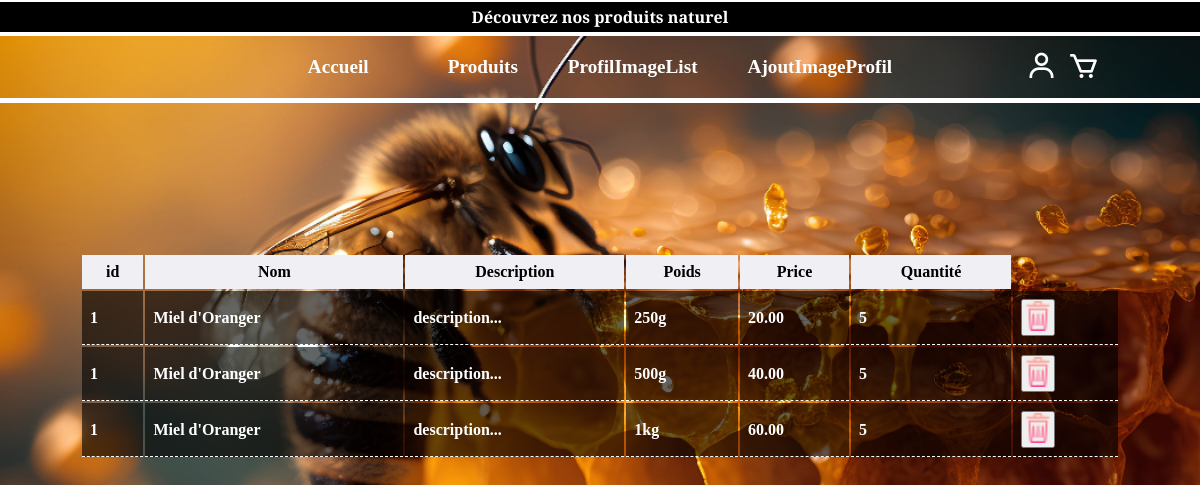
The app's page /ctrl/add-article/list.php with its own data.
### tables this page shows
CREATE TABLE product_stock (
    id INT AUTO_INCREMENT PRIMARY KEY
    ,poids VARCHAR(50) NOT NULL
    ,price DECIMAL(10, 2) NOT NULL
    ,quantity INT NOT NULL
    ,idProduct INT NOT NULL
);

CREATE TABLE product (
     id INT AUTO_INCREMENT PRIMARY KEY
     ,name VARCHAR(250)
     ,description TEXT
    ,idUser INT
    ,photo longblob
    ,photo_filename varchar(255)
);

### ctrl/add-article/list.php (called while the page is built, shortened)
<?php
$dbConnection = getConnection($dbConfig);
$query = ' SELECT product.id, product.name, product.description, product_stock.poids, product_stock.price, product_stock.quantity, product.idUser';
$query .= ' FROM product';
$query .= ' LEFT JOIN product_stock ON product.id = product_stock.idProduct';
$statement = $dbConnection->prepare($query);
$successOrFailure = $statement->execute();
$listProduct = $statement->fetchAll(PDO::FETCH_ASSOC);
include $_SERVER['DOCUMENT_ROOT'] . '/view/add-article/list.php';

### view/add-article/list.php (the view, shortened to what this page needs)
<!DOCTYPE html>
<html lang="fr">
<head>
    <link href='https://unpkg.com/boxicons@2.1.4/css/boxicons.min.css' rel='stylesheet'>
    <link rel="stylesheet" href="../../asset/css/style.css">
</head>
<body>
<?php include $_SERVER['DOCUMENT_ROOT'] . '/view/partial/header.php' ?>
    <main>
        <table>
            <thead>
                <tr>
                    <th>id</th>
                    <th>Nom</th>
                    <th>Description</th>
                    <th>Poids</th>
                    <th>Price</th>
                    <th>Quantité</th>
                </tr>
            </thead>
            <tbody>
                <?php foreach ($listProduct as $product) { ?>
                    <tr>
                        <td><?= $product['id'] ?> </td>
                        <td><?= $product['name'] ?></td>
                        <td><?= $product['description'] ?></td>
                        <td><?= $product['poids'] ?></td>
                        <td><?= $product['price'] ?></td>
                        <td><?= $product['quantity'] ?></td>
                        <td>
    <a href="/ctrl/add-article/delete.php?id=<?= $product['id'] ?>&poids=<?= $product['poids'] ?>"
       onclick="return confirm('Confirmer la suppression de cette option (<?= $product['poids'] ?>) ?')">
       <button class="buttonDelete">
           <img class="iconeCorbeille" src="/asset/img/corbeille.png" alt="">
       </button>
    </a>
</td>
                    </tr>
                <?php } ?>
            </tbody>
        </table>
                </main>
</body>
</html>

### view/partial/header.php (shortened to what this page needs)
<body class="bodyAccueil">
    <div class="barrePub">
        <p>Découvrez nos produits naturel</p>
    </div>
    <header>
        <nav>
            <ul>
                <div class="flexNav">
                <li><a href="/ctrl/accueil.php">Accueil</a></li>
                <li><a href="/ctrl/article.php">Produits</a></li>
                </div>
                    <li><a href="/ctrl/profil/profile-list.php">ProfilImageList</a></li>
                    <li><a href="/ctrl/profil/profile-add-display.php">AjoutImageProfil</a></li>
            </ul>
            <div class="boiteIcons">
                <a href="/ctrl/login/display.php"><i class='bx bx-user'></i></a>
                <a href=""><i class='bx bx-cart'></i></a>
            </div>
        </nav>
    </header>
</body>
</html>

### asset/css/style.css (style rules this page uses)
* { margin: 0; padding: 0; }
.bodyAccueil { background-image: url(/asset/img/photoPrincipale.jpg); height: 100vh; background-size: cover; background-position: center; background-repeat: no-repeat; }
.barrePub { padding: 4px; text-align: center; font-weight: bold; color: #fff; background-color: #000; font-family: "Spectral", serif; border-bottom: 4px solid #ffffff; border-top: 2px solid #ffffff; }
header { padding: 20px; border-bottom: 5px solid #ffffff; }
header nav { display: flex; align-items: center; }
header nav ul { display: flex; justify-content: center; margin: auto; width: 950px; gap: 50px; }
header nav ul .flexNav { display: flex; justify-content: space-between; width: 210px; }
header nav ul li { display: flex; }
header nav ul li a { color: #fff; text-decoration: none; font-weight: 600; font-size: 1.2rem; }
header nav .boiteIcons { width: 75px; display: flex; justify-content: center; align-items: center; gap: 10px; position: absolute; right: 0; margin-right: 100px; }
header nav .boiteIcons i { font-size: 2rem; color: #fff; cursor: pointer; }
table { width: 100%; }
thead > tr > th { padding: 8px; background-color: #f0f0f4; font-weight: bold; text-align: left; text-align: center; }
tbody > tr > td { padding: 8px; text-align: left; border-bottom: 1px dashed; color: #fff; background-color: rgba(0, 0, 0, 0.6039215686); font-weight: bold; }
tbody > tr > td a { width: 20px; height: 40px; }
tbody > tr > td a img { width: 30px; cursor: pointer; }
main { display: flex; justify-content: center; align-items: center; padding: 0px 80px; margin-top: 150px; }

### records on screen
product_stock: idProduct "1", idProduct.name "Miel d'Oranger", idProduct.description "description...", poids "250g", price "20.00", quantity "5"
product_stock: idProduct "1", idProduct.name "Miel d'Oranger", idProduct.description "description...", poids "500g", price "40.00", quantity "5"
product_stock: idProduct "1", idProduct.name "Miel d'Oranger", idProduct.description "description...", poids "1kg", price "60.00", quantity "5"
